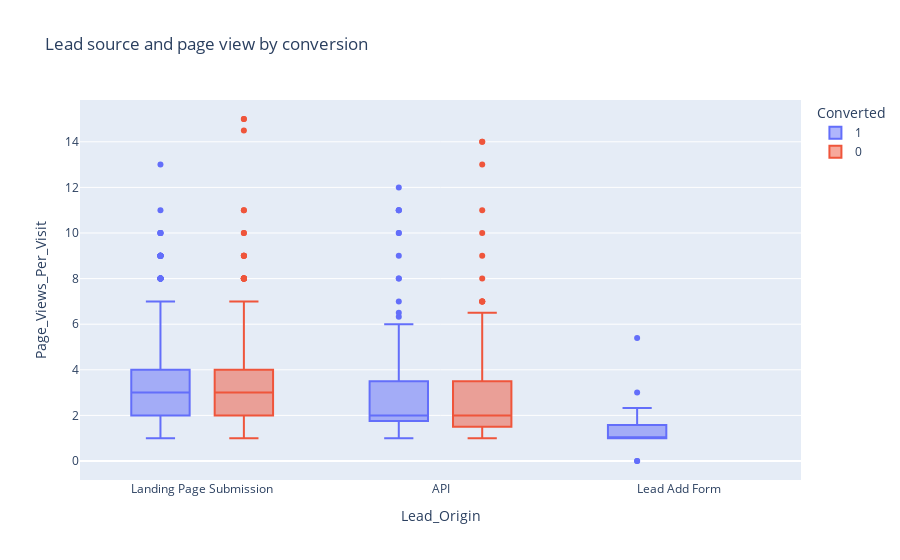

The code cell stored with this chart in its notebook:
### Code cell
# Relationship between page view and lead origin
plot = px.box(data_frame = df, x='Lead_Origin', y='Page_Views_Per_Visit', color='Converted', title='Lead source and page view by conversion')
plot.show()

### Figure 1 — Plotly figure (JSON) as saved in the notebook; plotly's stock layout.template omitted (floating-point values rounded to 4 significant figures; data arrays with more than 128 entries replaced by an {"elided": "..."} marker saying what was removed)
{"data": [{"alignmentgroup": "True", "hovertemplate": "Converted=1<br>Lead_Origin=%{x}<br>Page_Views_Per_Visit=%{y}<extra></extra>", "legendgroup": "1", "marker": {"color": "#636efa"}, "name": "1", "notched": false, "offsetgroup": "1", "orientation": "v", "showlegend": true, "type": "box", "x": {"elided": "1042 str values"}, "x0": " ", "xaxis": "x", "y": {"elided": "1042 float values"}, "y0": " ", "yaxis": "y"}, {"alignmentgroup": "True", "hovertemplate": "Converted=0<br>Lead_Origin=%{x}<br>Page_Views_Per_Visit=%{y}<extra></extra>", "legendgroup": "0", "marker": {"color": "#EF553B"}, "name": "0", "notched": false, "offsetgroup": "0", "orientation": "v", "showlegend": true, "type": "box", "x": {"elided": "901 str values"}, "x0": " ", "xaxis": "x", "y": {"elided": "901 float values"}, "y0": " ", "yaxis": "y"}], "layout": {"autosize": true, "boxmode": "group", "legend": {"title": {"text": "Converted"}, "tracegroupgap": 0}, "title": {"text": "Lead source and page view by conversion"}, "xaxis": {"anchor": "y", "autorange": true, "domain": [0, 1], "range": [-0.5099, 2.51], "title": {"text": "Lead_Origin"}, "type": "category"}, "yaxis": {"anchor": "x", "autorange": true, "domain": [0, 1], "range": [-0.8333, 15.83], "title": {"text": "Page_Views_Per_Visit"}, "type": "linear"}}}
